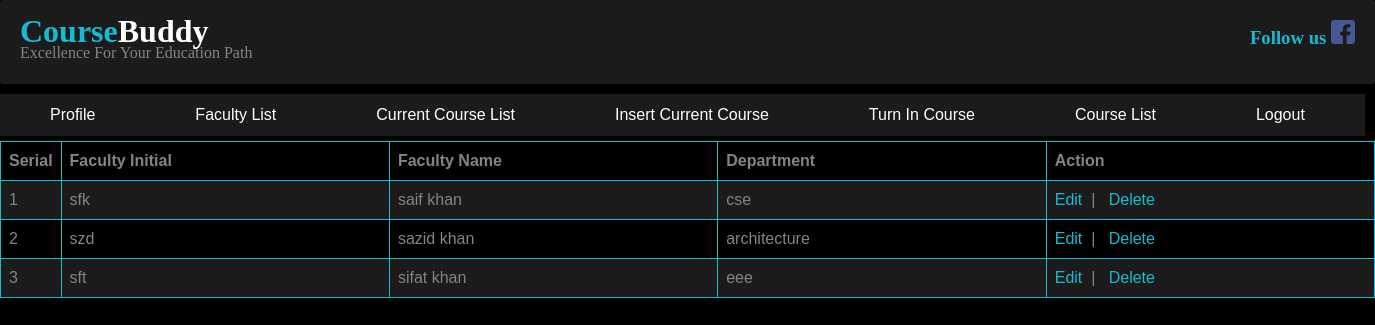
The page /facultyListForAdmin.php (signed in) on the database its author committed.
### tables this page shows
CREATE TABLE `facreg` (
  `facid` int(11) NOT NULL,
  `fname` varchar(20) NOT NULL,
  `lname` varchar(20) NOT NULL,
  `username` varchar(20) NOT NULL,
  `institute` varchar(64) NOT NULL,
  `department` varchar(20) NOT NULL,
  `email` varchar(64) NOT NULL,
  `password` varchar(64) NOT NULL,
  `gender` varchar(20) NOT NULL,
  `dob` date NOT NULL
);

### facultyListForAdmin.php (the view, shortened to what this page needs)
<?php
$host = "localhost";
$user = "root";
$password = "";
$db = "coursebuddy";
$link = mysqli_connect($host,$user,$password,$db);
?>
<!DOCTYPE html>
<html>
<head>
    <link rel="stylesheet" type="text/css" href="css/style.css">
    <link rel="stylesheet" type="text/css" href="css/login.css">
</head>
<?php
include ('header.php');
?>
<div class="fix admin_menu">
    <ul>
        <li><a href="welcomeadmin.php">Profile</a></li>
        <li><a href="facultyListForAdmin.php">Faculty List</a></li>
        <li ><a href="show_current_course.php">Current Course List</a></li>
        <li ><a href="current_course_offer.php">Insert Current Course</a></li>
        <li ><a href="insertCourse.php">Turn In Course</a></li>
        <li><a href="show_course_list.php">Course List</a></li>
        <li><a href="logout.php">Logout</a></li>
    </ul>
</div>
<?php
if (isset($_SESSION['email']) == true) {
    $sql = "select * from facreg";
    $result = mysqli_query($link, $sql);
    ?>
    <table class="table table-striped">
        <tr>
            <th width="4%">Serial</th>
            <th width="24%">Faculty Initial</th>
            <th width="24%">Faculty Name</th>
            <th width="24%">Department</th>
            <th width="24%">Action</th>
        </tr>
        <?php
        if ($result) {
            $i = 0;
            foreach ($result as $sdata) {
                $i++;
                ?>
                <tr>
                    <td><?php echo $i;?></td>
                    <td><?php echo $sdata['username']?></td>
                    <td><?php echo $sdata['fname']." ".$sdata['lname']?></td>
                    <td><?php echo $sdata['department']?></td>
                    <td>
                        <a class="btn btn-primary" style="text-decoration: none; color: #16BBD2" href="#?id=<?php echo $sdata['facid'];?>">Edit</a>&nbsp&nbsp|&nbsp&nbsp
                        <a class="btn btn-primary" style="text-decoration: none; color: #16BBD2" href="#?id=<?php echo $sdata['facid'];?>">Delete</a>
                    </td>
                </tr>
            <?php } }else{?>
            <tr><td colspan="5"><h2>No data found</h2></td></tr>
        <?php } ?>
    </table>
    <?php
}else{
    header("location: adminLogIn.php");
}
?>
</html>

### css/style.css (style rules this page uses)
* { margin:0;padding:0 }
.fix { overflow: hidden; }
.admin_menu { overflow: hidden;width: 1365px; background: #1B1B1B;margin-bottom: 5px;margin-top: 5px;float: left; }
.admin_menu ul { margin: 0;padding: 0;list-style: none; }
.admin_menu ul li { float:left; }
.admin_menu ul li a { display:block;text-decoration:none;color: #FFFFFF;padding: 10px 50px; }

### facultyListForAdmin.php (style rules this page uses)
table { font-family: arial, sans-serif; border-collapse: collapse; width: 100%; }
td, th { border: 1px solid #16BBD2; text-align: left; padding: 8px; }
tr:nth-child(even) { background-color: #1B1B1B; }

### rows shown on the page
facreg: username "sfk", fname "saif", lname "khan", department "cse"
facreg: username "szd", fname "sazid", lname "khan", department "architecture"
facreg: username "sft", fname "sifat", lname "khan", department "eee"
